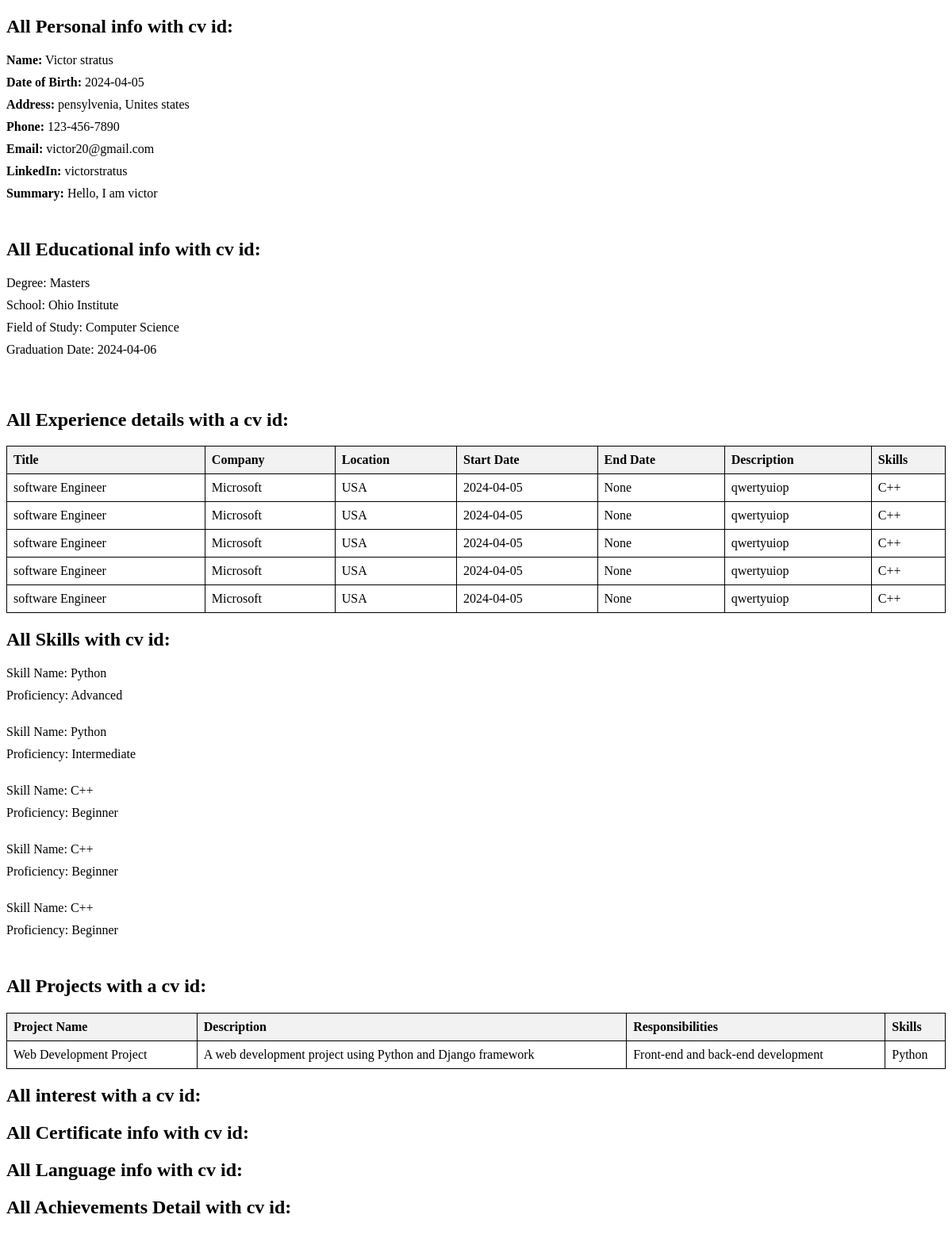
The app's page /queryall/18 with its own data.
### app.py (models this page shows)
class PersonalInformation(db.Model):
    PersonalInfoID = db.Column(db.Integer, primary_key=True)
    Userid = db.Column(db.Integer, db.ForeignKey("user.Userid"), nullable=False)
    CV_ID = db.Column(
        db.Integer, db.ForeignKey("cv.CV_ID"), nullable=False
    )  # New column for CV ID
    Fname = db.Column(db.String(100), nullable=False)
    Lname = db.Column(db.String(100), nullable=False)
    DOB = db.Column(db.Date, nullable=False)
    Address = db.Column(db.String(255), nullable=False)
    Phn = db.Column(db.String(20), nullable=False)
    Email = db.Column(db.String(100), nullable=False)
    LinkedIn = db.Column(db.String(255))
    Summary = db.Column(db.Text)

class Education(db.Model):
    Edu_ID = db.Column(db.Integer, primary_key=True)
    CV_ID = db.Column(db.Integer, db.ForeignKey("cv.CV_ID"), nullable=False)
    Userid = db.Column(db.Integer, db.ForeignKey("user.Userid"), nullable=False)
    Degree = db.Column(db.String(255), nullable=False)
    School = db.Column(db.String(255), nullable=False)
    FieldofStudy = db.Column(db.String(255), nullable=False)
    Grad_date = db.Column(db.Date, nullable=True)

class Experience(db.Model):
    __tablename__ = "experience"
    ExpID = db.Column(db.Integer, primary_key=True)
    CV_ID = db.Column(db.Integer, db.ForeignKey("cv.CV_ID"), nullable=False)
    Userid = db.Column(db.Integer, db.ForeignKey("user.Userid"), nullable=False)
    current_job = db.Column(db.Boolean, default=False)
    title = db.Column(db.String(255), nullable=False)
    company = db.Column(db.String(255), nullable=False)
    location = db.Column(db.String(255), nullable=False)  # Renamed from Location
    start_date = db.Column(db.Date, nullable=False)  # Renamed from StartDate
    end_date = db.Column(db.Date, nullable=True)  # Renamed from EndDate
    description = db.Column(db.String(255), nullable=False)  # Renamed from Desc
    skill_id = db.Column(db.Integer, db.ForeignKey("skills.SkillID"))

class Skills(db.Model):
    __tablename__ = "skills"
    SkillID = db.Column(db.Integer, primary_key=True)
    Userid = db.Column(db.Integer, db.ForeignKey("user.Userid"), nullable=False)
    CV_ID = db.Column(db.Integer, db.ForeignKey("cv.CV_ID"), nullable=False)
    skill_name = db.Column(db.String(255), nullable=False)  # Renamed from Skillname
    proficiency = db.Column(db.String(255), nullable=False)

class Project(db.Model):
    ProjectID = db.Column(db.Integer, primary_key=True)
    CV_ID = db.Column(db.Integer, db.ForeignKey("cv.CV_ID"), nullable=False)
    Userid = db.Column(db.Integer, db.ForeignKey("user.Userid"), nullable=False)
    skill_id = db.Column(db.Integer, db.ForeignKey("skills.SkillID"))
    PrjtName = db.Column(db.String(255), nullable=False)
    Desc = db.Column(db.String(255), nullable=False)
    Responsibilities = db.Column(db.String(255), nullable=False)

### app.py (the view)
@app.route("/queryall/<int:cv_id>")
def queryall(cv_id):
    personal_info = PersonalInformation.query.filter_by(CV_ID=cv_id).all()
    education_details = Education.query.filter_by(CV_ID=cv_id).all()
    Skill_details = Skills.query.filter_by(CV_ID=cv_id).all()
    Certificates_details = Certificates.query.filter_by(CV_ID=cv_id).all()
    interest_details = Interest.query.filter_by(CV_ID=cv_id).all()
    language_details = Language.query.filter_by(CV_ID=cv_id).all()
    Achievement_details = Achievement.query.filter_by(CV_ID=cv_id).all()
    experiences = Experience.query.filter_by(CV_ID=cv_id).all()
    experience_skills = {}
    for experience in experiences:
        skill_ids = [
            experience.skill_id
        ]  # Assuming skill_id is a comma-separated string of skill IDs
        skill_names = [
            skill.skill_name
            for skill in Skills.query.filter(Skills.SkillID.in_(skill_ids))
        ]
        experience_skills[experience.ExpID] = skill_names
    projects = Project.query.filter_by(CV_ID=cv_id).all()
    project_skills = {}
    for project in projects:
        skill_ids = [
            project.skill_id
        ]  # Assuming skill_id is a comma-separated string of skill IDs
        skill_names = [
            skill.skill_name
            for skill in Skills.query.filter(Skills.SkillID.in_(skill_ids))
        ]
        project_skills[project.ProjectID] = skill_names
    return render_template(
        "Queries_all.html",
        Certificates_details=Certificates_details,
        personal_info=personal_info,
        education_details=education_details,
        experiences=experiences,
        experience_skills=experience_skills,
        Skill_details=Skill_details,
        projects=projects,
        project_skills=project_skills,
        interest_details=interest_details,
        language_details=language_details,
        Achievement_details=Achievement_details,
    )

### templates/Queries_all.html (shortened to what this page needs)
<!DOCTYPE html>
<html lang="en">
<head>
</head>
<body>
    <h2>All Personal info with cv id:</h2>
    <ul>
        {% for info in personal_info %}
            <li><strong>Name:</strong> {{ info.Fname }} {{ info.Lname }}</li>
            <li><strong>Date of Birth:</strong> {{ info.DOB }}</li>
            <li><strong>Address:</strong> {{ info.Address }}</li>
            <li><strong>Phone:</strong> {{ info.Phn }}</li>
            <li><strong>Email:</strong> {{ info.Email }}</li>
            <li><strong>LinkedIn:</strong> {{ info.LinkedIn }}</li>
            <li><strong>Summary:</strong> {{ info.Summary }}</li>
            <br>
        {% endfor %}
    </ul>
    <h2>All Educational info with cv id:</h2>
    <ul>
    {% for edu in education_details %}
        <li>Degree: {{ edu.Degree }}</li>
        <li>School: {{ edu.School }}</li>
        <li>Field of Study: {{ edu.FieldofStudy }}</li>
        <li>Graduation Date: {{ edu.Grad_date }}</li><br><br>
    {% endfor %}
    </ul>
    <h2>All Experience details with a cv id:</h2>
    <table>
        <thead>
            <tr>
                <th>Title</th>
                <th>Company</th>
                <th>Location</th>
                <th>Start Date</th>
                <th>End Date</th>
                <th>Description</th>
                <th>Skills</th>
            </tr>
        </thead>
        <tbody>
            {% for experience in experiences %}
                <tr>
                    <td>{{ experience.title }}</td>
                    <td>{{ experience.company }}</td>
                    <td>{{ experience.location }}</td>
                    <td>{{ experience.start_date }}</td>
                    <td>{{ experience.end_date }}</td>
                    <td>{{ experience.description }}</td>
                    <td>
                        {% for skill in experience_skills[experience.ExpID] %}
                            {{ skill }}{% if not loop.last %}, {% endif %}
                        {% endfor %}
                    </td>
                </tr>
            {% endfor %}
        </tbody>
    </table>
    <h2>All Skills with cv id:</h2>
    <ul>
    {% for skill in Skill_details %}
        <li>Skill Name: {{ skill.skill_name }}</li>
        <li>Proficiency: {{ skill.proficiency }}</li><br>
    {% endfor %}
    </ul>
    <h2>All Projects with a cv id:</h2>
    <table>
        <thead>
            <tr>
                <th>Project Name</th>
                <th>Description</th>
                <th>Responsibilities</th>
                <th>Skills</th>
            </tr>
        </thead>
        <tbody>
            {% for project in projects %}
                <tr>
                    <td>{{ project.PrjtName }}</td>
                    <td>{{ project.Desc }}</td>
                    <td>{{ project.Responsibilities }}</td>
                    <td>
                        {% for skill in project_skills[project.ProjectID] %}
                            {{ skill }}{% if not loop.last %}, {% endif %}
                        {% endfor %}
                    </td>
                </tr>
            {% endfor %}
        </tbody>
    </table>
    <h2>All interest with a cv id:</h2>
    <h2>All Certificate info with cv id:</h2>
    <h2>All Language info with cv id:</h2>
    <h2>All Achievements Detail with cv id:</h2>
</body>
</html>

### templates/Queries_all.html (style rules this page uses)
ul { list-style-type: none; padding: 0; }
li { margin-bottom: 10px; }
table { border-collapse: collapse; width: 100%; }
th, td { border: 1px solid black; padding: 8px; text-align: left; }
th { background-color: #f2f2f2; }
th:not(:last-child), td:not(:last-child) { padding-right: 20px; }

### records on screen
PersonalInformation: Fname "Victor", Lname "stratus", DOB "2024-04-05", Address "pensylvenia, Unites states", Phn "123-456-7890", Email "victor20@gmail.com", LinkedIn "victorstratus", Summary "Hello, I am victor"
Education: Degree "Masters", School "Ohio Institute", FieldofStudy "Computer Science", Grad_date "2024-04-06"
Experience: title "software Engineer", company "Microsoft", location "USA", start_date "2024-04-05", end_date "None", description "qwertyuiop"
Skills: skill_name "C++", proficiency "Beginner"
Experience: title "software Engineer", company "Microsoft", location "USA", start_date "2024-04-05", end_date "None", description "qwertyuiop"
Experience: title "software Engineer", company "Microsoft", location "USA", start_date "2024-04-05", end_date "None", description "qwertyuiop"
Experience: title "software Engineer", company "Microsoft", location "USA", start_date "2024-04-05", end_date "None", description "qwertyuiop"
Experience: title "software Engineer", company "Microsoft", location "USA", start_date "2024-04-05", end_date "None", description "qwertyuiop"
Skills: skill_name "Python", proficiency "Advanced"
Skills: skill_name "Python", proficiency "Intermediate"
Skills: skill_name "C++", proficiency "Beginner"
Skills: skill_name "C++", proficiency "Beginner"
Project: PrjtName "Web Development Project", Desc "A web development project using Python and Django framework", Responsibilities "Front-end and back-end development"
Skills: skill_name "Python"
